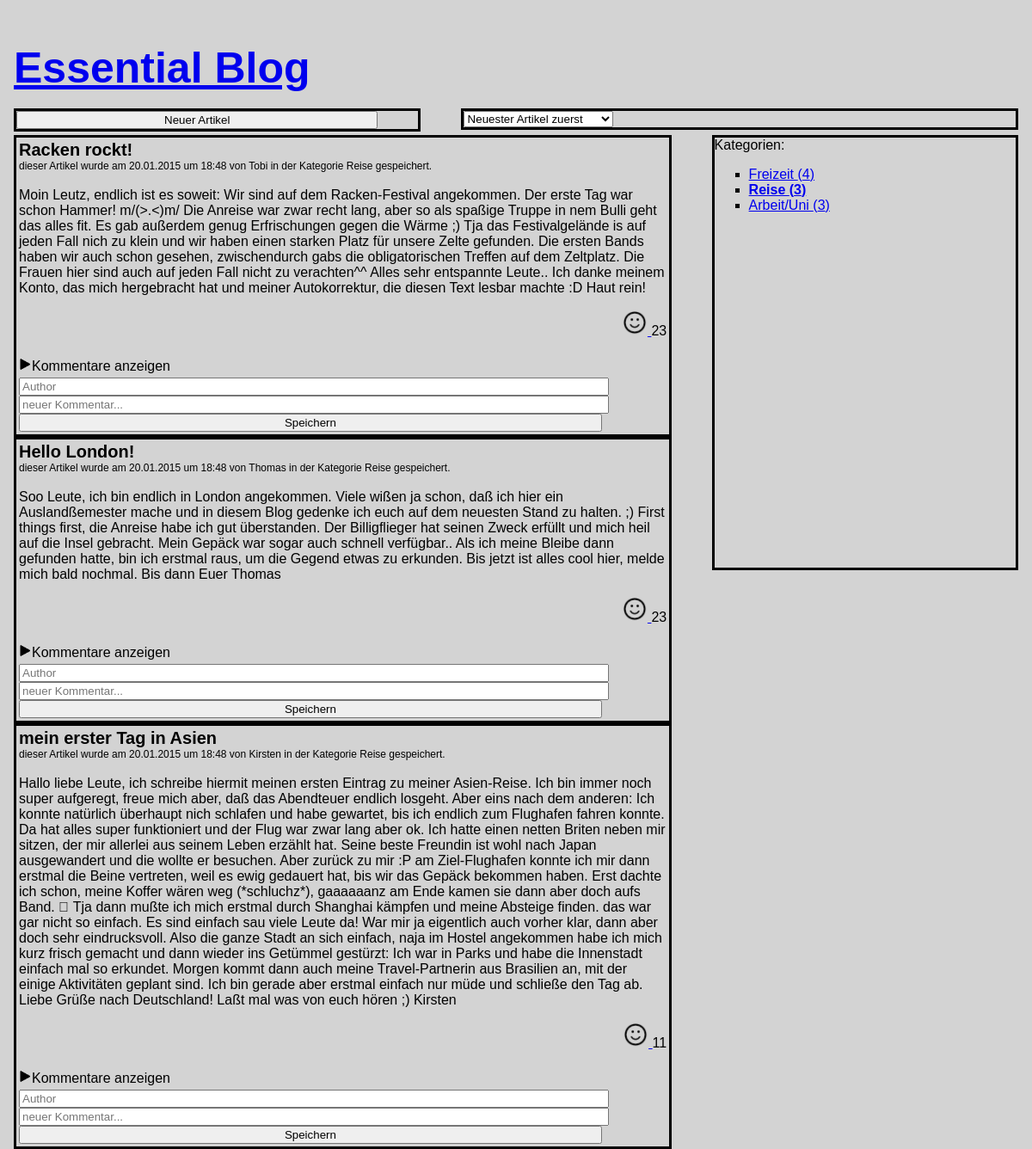
The page /Website/index.php?&order=newestfirst&articlecategory=Reise&displayedarticles=10 on the database its author committed.
### tables this page shows
CREATE TABLE `t_article` (
  `article_id` int(11) NOT NULL AUTO_INCREMENT,
  `author` varchar(45) NOT NULL,
  `title` varchar(100) NOT NULL,
  `text` mediumtext NOT NULL,
  `create_time` timestamp NOT NULL DEFAULT CURRENT_TIMESTAMP ON UPDATE CURRENT_TIMESTAMP,
  `category_id` int(11) NOT NULL,
  `like_count` int(11) NOT NULL DEFAULT '0',
  PRIMARY KEY (`article_id`),
  KEY `category_id_idx` (`category_id`),
  CONSTRAINT `category_id` FOREIGN KEY (`category_id`) REFERENCES `t_category` (`category_id`) ON DELETE NO ACTION ON UPDATE NO ACTION
);

CREATE TABLE `t_category` (
  `category_id` int(11) NOT NULL AUTO_INCREMENT,
  `title` varchar(45) NOT NULL,
  PRIMARY KEY (`category_id`)
);

### Website/include/linkparameter.php (called while the page is built)
<?php
	if (isset($_GET['order'])) {
		$order = $_GET['order'];
	}else{
		$order = 'newestfirst';
	}
	if (isset($_GET['displayedarticles'])) {
		$displayedarticles = $_GET['displayedarticles'];
	}else{
		$displayedarticles = 10;
	}
	if (isset($_GET['articlecategory'])) {
		$articlecategory = $_GET['articlecategory'];
	}else{
		$articlecategory = '%';
	}
?>

### Website/include/connection.php (called while the page is built, shortened)
<?php
    function GetDBConnection()
    {
		$db_hostname = "localhost";
		$db_user = "root";
		$db_password = "geheim";
		$db_database = "essentialblog";
        $g_link = mysql_connect( $db_hostname, $db_user, $db_password) or die('Could not connect to server.' );
        return $g_link;
    }
?>

### Website/include/function.php (called while the page is built, shortened)
<?php
	function GetSelectedArticles($order,$articlecategory,$displayedarticles)
	{
		if ($order=="newestfirst")
		{
			$order = "article_id DESC";
		}
		elseif ($order=="oldestfirst")
		{
			$order = "article_id ASC";
		}
		elseif ($order=="mostlikedfirst")
		{
			$order = "like_count DESC";
		}
		else
		{
			$order = "article_id DESC";
		}
		$query ="
		SELECT t_article.article_id FROM t_article
		INNER JOIN t_category ON t_category.category_id = t_article.category_id
		WHERE t_category.title LIKE '$articlecategory'
		ORDER BY $order
		LIMIT $displayedarticles";
		$result = mysql_query($query);
		return $result;
	}
	function GetArticleTitle($article_id)
	{
		$query ="
		SELECT t_article.title FROM t_article
		WHERE t_article.article_id='$article_id'";
		$result = mysql_query($query);
		return mysql_result($result, 0);
	}
	function GetArticleAuthor($article_id)
	{
		$query ="
		SELECT t_article.author FROM t_article
		WHERE t_article.article_id='$article_id'";
		$result = mysql_query($query);
		return mysql_result($result, 0);
	}
	function GetArticleText($article_id)
	{
		$query ="
		SELECT t_article.text FROM t_article
		WHERE t_article.article_id='$article_id'";
		$result = mysql_query($query);
		return mysql_result($result, 0);
	}
	function GetArticleDate($article_id)
	{
		$query ="
		SELECT DATE_FORMAT (create_time,'%d.%m.%Y um %k:%i') FROM t_article
		WHERE t_article.article_id='$article_id'";
		$result = mysql_query($query);
		return mysql_result($result, 0);
	}
	function GetArticleLikes($article_id)
	{
		$query ="
		SELECT t_article.like_count FROM t_article
		WHERE t_article.article_id='$article_id'";
		$result = mysql_query($query);
		return mysql_result($result, 0);
	}
	function GetArticleCategory($article_id)
	{
		$query ="
		SELECT t_category.title FROM t_category
		INNER JOIN t_article ON t_article.category_id = t_category.category_id
		WHERE t_article.article_id='$article_id'";
		$result = mysql_query($query);
		return mysql_result($result, 0);
	}
	function GetCategorySum()
	{
		$query ="
		SELECT t_category.title, COUNT(*) AS Anzahl
		FROM t_category
		INNER JOIN t_article ON t_article.category_id = t_category.category_id
		GROUP BY t_category.category_id;";
		$result = mysql_query($query);
		return $result;
	}
?>

### Website/index.php (the view, shortened to what this page needs)
<?php
	include "include/connection.php";
	include "include/function.php";
	include "include/linkparameter.php";
	echo "<!doctype html>\n";
	echo "<html>\n";
	echo "  <head>\n";
	echo "	<link rel=\"stylesheet\" type=\"text/css\" href=\"include/format.css\">\n";
	echo "  </head>\n";
	echo "  <body>\n";
	echo "    <h1><a href=/index.php>Essential Blog</a></h1>\n";
	echo "	<div id=\"header\">\n";
	echo "			<div id=\"new\">\n";
	echo "				<form action='/newarticle.php'>";
	echo "				    <input type='submit' value='Neuer Artikel'>";
	echo "				</form>";
	echo "		</div>\n";
	echo "		<div id=\"sorter\">\n";
	echo "			<FORM NAME=\"nav\">\n";
	echo "			<SELECT NAME=\"SelectURL\" onChange=\"document.location.href=document.nav.SelectURL.options[document.nav.SelectURL.selectedIndex].value\">\n";
	echo "				<OPTION VALUE='?&order=newestfirst&articlecategory=".$articlecategory."&displayedarticles=".$displayedarticles."'";if ($order=='newestfirst'){echo "SELECTED";}echo ">Neuester Artikel zuerst\n";
	echo "				<OPTION VALUE='?&order=oldestfirst&articlecategory=".$articlecategory."&displayedarticles=".$displayedarticles."'";if ($order=='oldestfirst'){echo "SELECTED";}echo ">&Aumlltester Artikel zuerst\n";
	echo "			</SELECT>\n";
	echo "			</FORM>";
	echo "		</div>\n";
	echo "		</div>\n";
	echo "	<div style=\"clear:both\" />\n";
	echo "	<div id=\"categorySection\">\n";
	echo "		Kategorien: <br>\n";
	echo "		<ul id=\"categories\">\n";
	$category_array = GetCategorySum();
	while ($row = mysql_fetch_array($category_array, MYSQL_NUM)) {
		$category_name = $row[0];
		$category_sum= $row[1];
		if ($category_name==$articlecategory){
			echo "<b>";
		}
		echo "<li><a href=?&order=".$order."&articlecategory=".$category_name."&displayedarticles=".$displayedarticles.">".$category_name." (".$category_sum.")</a> </li></b>";
	}
	echo "		</ul>\n";
	echo "	</div>\n";
	$article_id_array = GetSelectedArticles($order,$articlecategory,$displayedarticles);
	while ($row = mysql_fetch_array($article_id_array, MYSQL_NUM)) {
		$article_id = $row[0];
		echo "	<div id=\"articleSection\">\n";
		echo "	<A NAME='article".$article_id."'>";
		echo "		<table class= \"articleBorder\">\n";
		echo "			<tr>\n";
		echo "				<td class=\"article\">\n";
		echo "					<div class=\"articleTitle\">".GetArticleTitle($article_id)."</div>\n";
		echo "					<div class=\"articleHeader\">\n";
		echo "						dieser Artikel wurde am \n";
		echo "						<label for=\"date\">".GetArticleDate($article_id)."</label>\n";
		echo "						von \n";
		echo "						<label for=\"author\">".GetArticleAuthor($article_id)."</label>\n";
		echo "						in der Kategorie \n";
		echo "						<label for=\"date\">".GetArticleCategory($article_id)."</label>\n";
		echo "						gespeichert. \n";
		echo "					</div>\n";
		echo "					<br />\n";
		echo "					<div class=\"articleText\">".GetArticleText($article_id)."</div>\n";
		echo "					<div>\n";
		echo "						<p align='right'>";
		echo "							<a href='include/saveArticleLike.php?LikedArticleID=".$article_id."'>";
		echo "							<img src=\"images\smiley.png\" alt=\"like\" height=\"30\" width=\"30\">\n";
		echo "							</a>\n";
		echo "							<label for=\"likes\">".GetArticleLikes($article_id)."</label>\n";
		echo "						</p>";
		echo "					</div>\n";
		echo "				</td>\n";
		echo "			</tr>\n";
		echo "			<tr>\n";
		echo "				<td id=\"ShowComment".$article_id."\" class=\"ShowComments\">\n";
		echo "					<div onclick=\"showComments('".$article_id."')\"><img src=\"images\Pfeil_rechts.png\" alt=\"Kommentare_aufklappen\" height=\"15\" width=\"15\">Kommentare anzeigen</div>\n";
		echo "			</tr>\n";
		echo "			<tr>\n";
		echo "				<td class=\"newComment\">\n";
		echo "				<form method='post' action='include/saveComment.php?ArticleID=".$article_id."'  >";
		echo "					<input type=\"text\" name=\"commentauthor\" placeholder=\"Author\"></input>\n";
		echo "					<br>\n";
		echo "					<input type=\"text\" name=\"commenttext\" placeholder=\"neuer Kommentar...\"></input>\n";
		echo "					<br>\n";
		echo "					<input name='saveComment' type='submit' submit='submit' value='Speichern' class='button'>";
		echo "				</form>";
		echo "				</td>\n";
		echo "			</tr>\n";
		echo "		</table>\n";
		echo "	</div>\n";
		echo " <p>\n";
	}
	echo "	<br>\n";
	echo "  </body>\n";
	echo "</html>";
?>

### Website/include/format.css (style rules this page uses)
body { margin: 0; padding: 1em; min-width: 41em; font-family:Arial, Times New Roman; font-size:16px; background-color:lightgrey; }
h1 { position:absolute; font-size:50px; font-weight:bolder; }
input { width:90%; font-family:Arial, Times New Roman; }
#new { position:relative; top:110px; float:left; width:40%; border-style:solid; }
#sorter { position:relative; float:right; margin: 0 0 1.1em; padding: 0; top:110px; border-style:solid; width:55% }
#categorySection { position:relative; float: right; width: 12em; height:500px; top:98px; margin: 0 0 1.1em; padding: 0; border-style:solid; width:30% }
#articleSection { position:relative; top:98px; float:left; border-style:solid; width:65%; }
ul#categories { list-style-type:square; }
.articleTitle { font-size:20px; font-weight:bolder; }
.articleHeader { font-size:12px; }

### rows shown on the page
t_article: GetArticleTitle($article_id) "Racken rockt!", article_id "20.01.2015 um 18:48", GetArticleAuthor($article_id) "Tobi", article_id.title "Reise", GetArticleText($article_id) "Moin Leutz, endlich ist es soweit: Wir sind auf dem Racken-Festival angekommen. Der erste Tag war schon Hammer! m/(>.<)m/ Die Anreise war zwar recht lang, aber so als spaßige Truppe in nem Bulli geht das alles fit. Es gab außerdem genug Erfrischungen gegen die Wärme ;) Tja das Festivalgelände is auf jeden Fall nich zu klein und wir haben einen starken Platz für unsere Zelte gefunden. Die ersten Bands haben wir auch schon gesehen, zwischendurch gabs die obligatorischen Treffen auf dem Zeltplatz. Die Frauen hier sind auch auf jeden Fall nicht zu verachten^^ Alles sehr entspannte Leute.. Ich danke meinem Konto, das mich hergebracht hat und meiner Autokorrektur, die diesen Text lesbar machte :D…", GetArticleLikes($article_id) "23"
t_article: GetArticleTitle($article_id) "Hello London!", article_id "20.01.2015 um 18:48", GetArticleAuthor($article_id) "Thomas", article_id.title "Reise", GetArticleText($article_id) "Soo Leute, ich bin endlich in London angekommen. Viele wißen ja schon, daß ich hier ein Auslandßemester mache und in diesem Blog gedenke ich euch auf dem neuesten Stand zu halten. ;) First things first, die Anreise habe ich gut überstanden. Der Billigflieger hat seinen Zweck erfüllt und mich heil auf die Insel gebracht. Mein Gepäck war sogar auch schnell verfügbar.. Als ich meine Bleibe dann gefunden hatte, bin ich erstmal raus, um die Gegend etwas zu erkunden. Bis jetzt ist alles cool hier, melde mich bald nochmal. Bis dann Euer Thomas", GetArticleLikes($article_id) "23"
t_article: GetArticleTitle($article_id) "mein erster Tag in Asien", article_id "20.01.2015 um 18:48", GetArticleAuthor($article_id) "Kirsten", article_id.title "Reise", GetArticleText($article_id) "Hallo liebe Leute, ich schreibe hiermit meinen ersten Eintrag zu meiner Asien-Reise. Ich bin immer noch super aufgeregt, freue mich aber, daß das Abendteuer endlich losgeht. Aber eins nach dem anderen: Ich konnte natürlich überhaupt nich schlafen und habe gewartet, bis ich endlich zum Flughafen fahren konnte. Da hat alles super funktioniert und der Flug war zwar lang aber ok. Ich hatte einen netten Briten neben mir sitzen, der mir allerlei aus seinem Leben erzählt hat. Seine beste Freundin ist wohl nach Japan ausgewandert und die wollte er besuchen. Aber zurück zu mir :P am Ziel-Flughafen konnte ich mir dann erstmal die Beine vertreten, weil es ewig gedauert hat, bis wir das Gepäck bekommen…", GetArticleLikes($article_id) "11"

### other values the page prints
$category_name "Freizeit"
$category_sum "4"
$category_name "Reise"
$category_sum "3"
$category_name "Arbeit/Uni"
